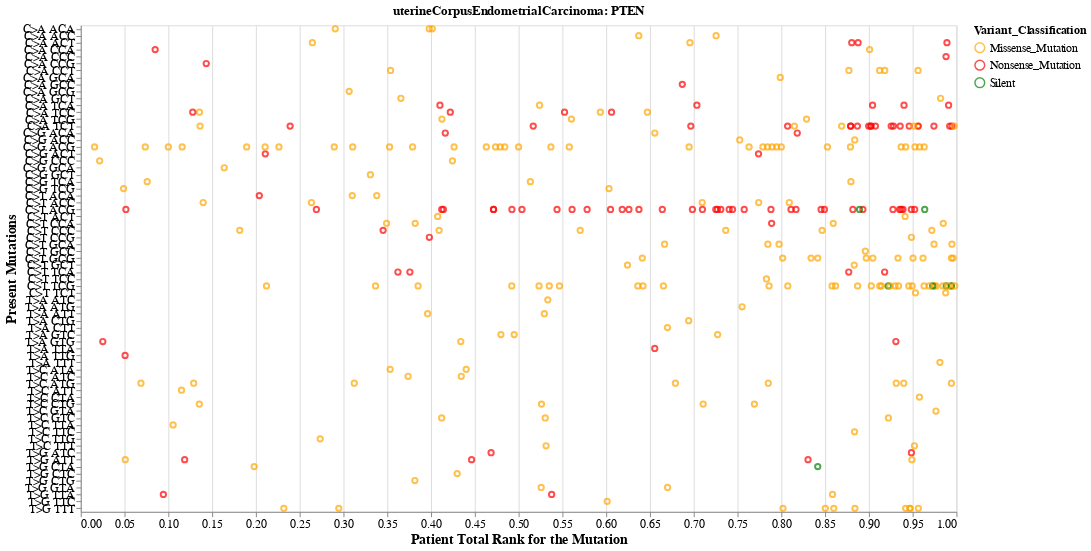

Notebook code for this chart:
### Code cell
df_ranked_gene=df_ranked.loc[df_ranked['Hugo_Symbol']==gene]
Chart(df_ranked_gene,title=cancer_type+': '+gene).mark_point().configure_axis(labelFont='Courier New',labelFontSize=12,titleFont='Courier New',titleFontSize=14).configure_legend(titleFont='Courier New',titleFontSize=12,labelFont='Courier New',labelFontSize=12).encode(X('Patient_Mutation_Type_Rank_Of_One',axis=Axis(title='Patient Total Rank for the Mutation')),Y('Mutation_Type',axis=Axis(title='Present Mutations')),Color('Variant_Classification',scale=Scale(domain=['Missense_Mutation','Nonsense_Mutation','Silent'],range=['orange','red','green']))).properties(width=900,height=500)

### Figure 1 — Vega-Lite specification as saved in the notebook (floating-point values rounded to 4 significant figures; data arrays with more than 128 entries replaced by an {"elided": "..."} marker saying what was removed)
{"$schema": "https://vega.github.io/schema/vega-lite/v2.6.0.json", "config": {"axis": {"labelFont": "Courier New", "labelFontSize": 12, "titleFont": "Courier New", "titleFontSize": 14}, "legend": {"labelFont": "Courier New", "labelFontSize": 12, "titleFont": "Courier New", "titleFontSize": 12}, "view": {"height": 300, "width": 400}}, "data": {"name": "data-fbe166c004c8633b60e7550e964d1ab4"}, "datasets": {"data-fbe166c004c8633b60e7550e964d1ab4": {"elided": "307 records"}}, "encoding": {"color": {"field": "Variant_Classification", "scale": {"domain": ["Missense_Mutation", "Nonsense_Mutation", "Silent"], "range": ["orange", "red", "green"]}, "type": "nominal"}, "x": {"axis": {"title": "Patient Total Rank for the Mutation"}, "field": "Patient_Mutation_Type_Rank_Of_One", "type": "quantitative"}, "y": {"axis": {"title": "Present Mutations"}, "field": "Mutation_Type", "type": "nominal"}}, "height": 500, "mark": "point", "title": "uterineCorpusEndometrialCarcinoma: PTEN", "width": 900}
